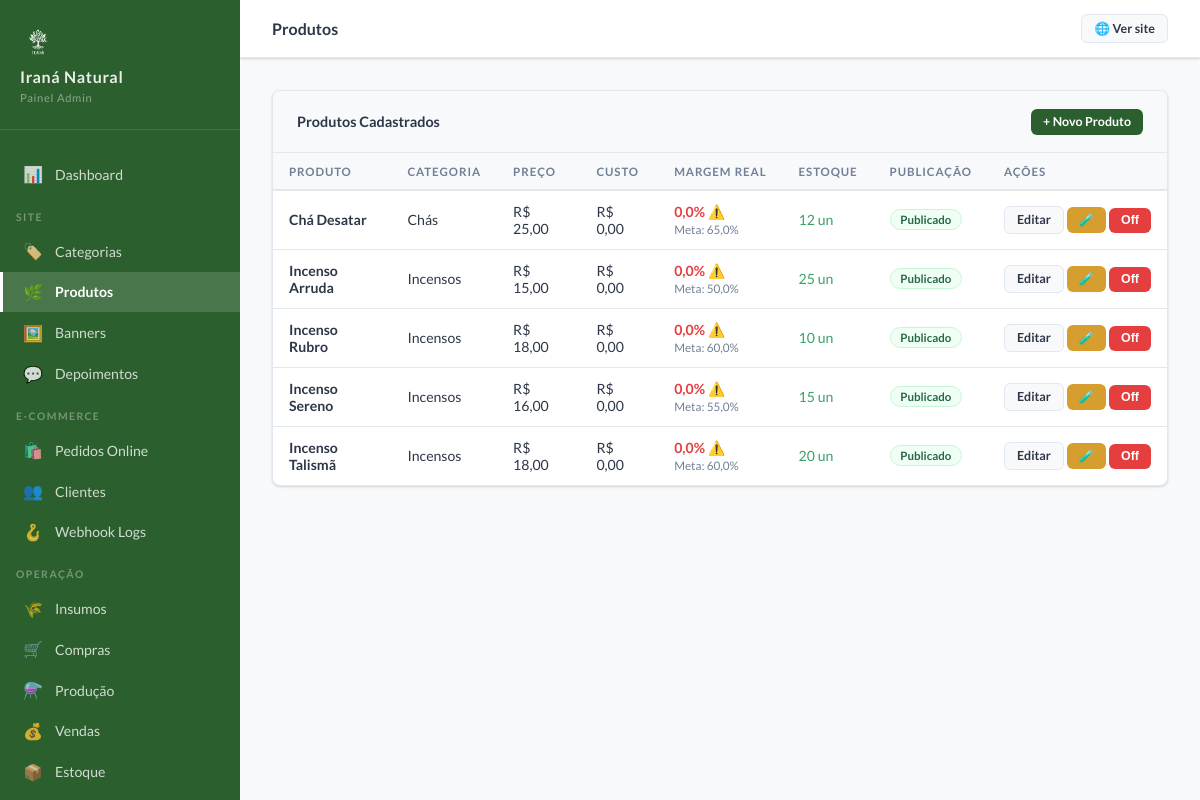
Screenshot of /admin/produtos (signed in) with the database file from the repository.
### tables this page shows
CREATE TABLE IF NOT EXISTS `produtos` (
  `id` int unsigned NOT NULL AUTO_INCREMENT,
  `categoria_id` int unsigned NOT NULL,
  `nome` varchar(150) NOT NULL,
  `slug` varchar(160) NOT NULL COMMENT 'URL amigável única',
  `sku` varchar(100) DEFAULT NULL COMMENT 'Código interno do produto (opcional)',
  `descricao_curta` text COMMENT 'Exibida em cards e listagens',
  `descricao_completa` text COMMENT 'Exibida na página do produto',
  `composicao` text COMMENT 'Lista de ingredientes/componentes',
  `modo_uso` text,
  `cuidados` text,
  `seo_titulo` varchar(70) DEFAULT NULL COMMENT 'Title tag para SEO (migration v1.1)',
  `seo_descricao` varchar(160) DEFAULT NULL COMMENT 'Meta description para SEO (migration v1.1)',
  `tags` text COMMENT 'Palavras-chave separadas por vírgula (migration v1.1)',
  `preco_venda` decimal(10,2) NOT NULL DEFAULT '0.00',
  `margem_desejada` decimal(5,2) NOT NULL DEFAULT '0.00' COMMENT 'Margem de lucro desejada em %',
  `custo_calculado` decimal(12,4) NOT NULL DEFAULT '0.0000' COMMENT 'Custo calculado via ficha técnica',
  `lucro_calculado` decimal(12,2) NOT NULL DEFAULT '0.00' COMMENT 'preco_venda - custo_calculado',
  `margem_real` decimal(5,2) NOT NULL DEFAULT '0.00' COMMENT 'Margem real em %',
  `estoque_atual` int NOT NULL DEFAULT '0',
  `estoque_minimo` int NOT NULL DEFAULT '0',
  `ativo` tinyint(1) NOT NULL DEFAULT '1',
  `criado_em` timestamp NOT NULL DEFAULT CURRENT_TIMESTAMP,
  `atualizado_em` timestamp NOT NULL DEFAULT CURRENT_TIMESTAMP ON UPDATE CURRENT_TIMESTAMP,
  PRIMARY KEY (`id`),
  UNIQUE KEY `uk_produtos_slug` (`slug`),
  UNIQUE KEY `uk_produtos_sku` (`sku`),
  KEY `idx_produtos_categoria` (`categoria_id`),
  KEY `idx_produtos_ativo` (`ativo`),
  KEY `idx_produtos_ativo_categoria` (`ativo`,`categoria_id`),
  CONSTRAINT `fk_produtos_categoria_id` FOREIGN KEY (`categoria_id`) REFERENCES `categorias` (`id`)
);

CREATE TABLE IF NOT EXISTS `categorias` (
  `id` int unsigned NOT NULL AUTO_INCREMENT,
  `nome` varchar(100) NOT NULL,
  `slug` varchar(110) NOT NULL COMMENT 'URL amigável, único',
  `descricao` text,
  `imagem` varchar(255) DEFAULT NULL COMMENT 'Caminho relativo em uploads/categorias/',
  `ativo` tinyint(1) NOT NULL DEFAULT '1',
  `ordem` smallint NOT NULL DEFAULT '0' COMMENT 'Ordem de exibição no site',
  `criado_em` timestamp NOT NULL DEFAULT CURRENT_TIMESTAMP,
  PRIMARY KEY (`id`),
  UNIQUE KEY `uk_categorias_slug` (`slug`),
  KEY `idx_categorias_ativo_ordem` (`ativo`,`ordem`)
);

### admin/Controllers/AdminController.php (called while the page is built, shortened)
<?php
abstract class AdminController
{
    protected function render(string $view, array $data = []): void
    {
        extract($data);
        $viewFile   = ROOT . "/admin/Views/{$view}.php";
        require $viewFile;
    }
}

### admin/Controllers/ProdutosAdminController.php (called while the page is built, shortened)
<?php
class ProdutosAdminController extends AdminController
{
    private Produto $model;
    public function __construct() { $this->model = new Produto(); }
    public function index(): void
    {
        $produtos = $this->model->allForAdmin();
        $this->render('produtos/index', compact('produtos', 'flash'));
    }
}

### app/Core/Database.php (called while the page is built, shortened)
<?php
class Database
{
    private static ?PDO $instance = null;
    public static function getInstance(): PDO
    {
        if (self::$instance === null) {
            try {
                $dsn = 'mysql:host=' . DB_HOST . ';dbname=' . DB_NAME . ';charset=' . DB_CHARSET;
                self::$instance = new PDO($dsn, DB_USER, DB_PASS, [
                    PDO::ATTR_ERRMODE            => PDO::ERRMODE_EXCEPTION,
                    PDO::ATTR_DEFAULT_FETCH_MODE => PDO::FETCH_ASSOC,
                    PDO::ATTR_EMULATE_PREPARES   => false,
                ]);
            } catch (PDOException $e) {
                die('Erro de conexão com o banco de dados: ' . $e->getMessage());
            }
        }
        return self::$instance;
    }
}

### app/Core/Model.php (called while the page is built, shortened)
<?php
abstract class Model
{
    protected PDO $db;
    public function __construct()
    {
        $this->db = Database::getInstance();
    }
    public function query(string $sql, array $params = []): array
    {
        $stmt = $this->db->prepare($sql);
        $stmt->execute($params);
        return $stmt->fetchAll();
    }
}

### app/Models/Produto.php (called while the page is built, shortened)
<?php
class Produto extends Model
{
    public function allForAdmin(): array
    {
        return $this->query(
            "SELECT p.*, c.nome as categoria_nome, c.slug as categoria_slug,
                    (SELECT caminho FROM imagens_produtos WHERE produto_id = p.id AND principal = 1 LIMIT 1) as imagem_principal
             FROM produtos p
             JOIN categorias c ON c.id = p.categoria_id
             ORDER BY p.ativo DESC, p.nome ASC"
        );
    }
}

### app/Core/Helper.php (called while the page is built, shortened)
<?php
class Helper
{
    public static function money(float $value): string
    {
        return 'R$ ' . number_format($value, 2, ',', '.');
    }
}

### admin/Views/produtos/index.php (the view, shortened to what this page needs)
<div class="adm-card">
    <div class="adm-card-header">
        <span class="adm-card-title">Produtos Cadastrados</span>
        <a href="/admin/produtos/novo" class="adm-btn adm-btn-primary adm-btn-sm">+ Novo Produto</a>
    </div>
    <div class="adm-table-wrap">
        <table class="adm-table">
            <thead>
                <tr><th>Produto</th><th>Categoria</th><th>Preço</th><th>Custo</th><th>Margem Real</th><th>Estoque</th><th>Publicação</th><th>Ações</th></tr>
            </thead>
            <tbody>
            <?php if (empty($produtos)): ?>
            <tr><td colspan="8" style="text-align:center;padding:2rem;color:#718096">Nenhum produto cadastrado.</td></tr>
            <?php else: ?>
            <?php foreach ($produtos as $p): ?>
            <?php
            $margemOk = (float)$p['margem_real'] >= (float)$p['margem_desejada'];
            $estBaixo = (int)$p['estoque_atual'] <= (int)$p['estoque_minimo'];
            $inativo  = !(int)$p['ativo'];
            ?>
            <tr style="<?= $inativo ? 'opacity:0.6' : '' ?>">
                <td>
                    <strong><?= htmlspecialchars($p['nome'], ENT_QUOTES, 'UTF-8') ?></strong>
                </td>
                <td><?= htmlspecialchars($p['categoria_nome'], ENT_QUOTES, 'UTF-8') ?></td>
                <td><?= Helper::money((float)$p['preco_venda']) ?></td>
                <td><?= Helper::money((float)$p['custo_calculado']) ?></td>
                <td>
                    <span style="color:<?= $margemOk ? '#38A169' : '#E53E3E' ?>;font-weight:700">
                        <?= number_format($p['margem_real'], 1, ',', '.') ?>%
                        <?= !$margemOk ? ' ⚠️' : '' ?>
                    </span>
                    <br><small style="color:#718096">Meta: <?= number_format($p['margem_desejada'], 1, ',', '.') ?>%</small>
                </td>
                <td class="<?= $estBaixo ? 'estoque-baixo' : 'estoque-ok' ?>">
                    <?= $p['estoque_atual'] ?> un
                </td>
                <td>
                    <?php if ($p['ativo']): ?>
                    <span class="adm-badge adm-badge-success">Publicado</span>
                    <?php else: ?>
                    <span class="adm-badge adm-badge-gray">Rascunho</span>
                    <?php endif; ?>
                </td>
                <td style="white-space:nowrap">
                    <a href="/admin/produtos/<?= $p['id'] ?>/editar" class="adm-btn adm-btn-secondary adm-btn-sm">Editar</a>
                    <a href="/admin/produtos/<?= $p['id'] ?>/ficha" class="adm-btn adm-btn-warning adm-btn-sm" title="Ficha Técnica">🧪</a>
                    <?php if ($p['ativo']): ?>
                    <form method="POST" action="/admin/produtos/<?= $p['id'] ?>/excluir" style="display:inline" onsubmit="return confirm('Despublicar este produto?')">
                        <button type="submit" class="adm-btn adm-btn-danger adm-btn-sm" title="Despublicar">Off</button>
                    </form>
                    <?php else: ?>
                    <a href="/admin/produtos/<?= $p['id'] ?>/editar" class="adm-btn adm-btn-secondary adm-btn-sm" title="Reativar via edição" style="background:#E2E8F0">On?</a>
                    <?php endif; ?>
                </td>
            </tr>
            <?php endforeach; ?>
            <?php endif; ?>
            </tbody>
        </table>
    </div>
</div>

### assets/css/admin.css (style rules this page uses)
:root { --adm-sidebar-w: 240px; --adm-verde: #2C5F2E; --adm-verde-hover: #3a7a3d; --adm-bege: #F5EFE3; --adm-branco: #FFFFFF; --adm-cinza-claro: #F8F9FA; --adm-cinza-borda: #E2E8F0; --adm-texto: #2D3748; --adm-texto-medio: #718096; --adm-sucesso: #38A169; --adm-erro: #E53E3E; --adm-aviso: #D69E2E; --adm-sombra: 0 1px 3px rgba(0,0,0,0.1), 0 1px 2px rgba(0,0,0,0.06); }
*, *::before, *::after { box-sizing: border-box; margin: 0; padding: 0; }
body { font-family: 'Lato', sans-serif; font-size: 14px; color: var(--adm-texto); background: var(--adm-cinza-claro); }
.adm-card { background: var(--adm-branco); border-radius: 8px; box-shadow: var(--adm-sombra); border: 1px solid var(--adm-cinza-borda); margin-bottom: 1.5rem; overflow: hidden; }
.adm-card-header { padding: 1.1rem 1.5rem; border-bottom: 1px solid var(--adm-cinza-borda); display: flex; align-items: center; justify-content: space-between; background: var(--adm-cinza-claro); }
.adm-card-title { font-size: 0.9rem; font-weight: 700; color: var(--adm-texto); }
.adm-table-wrap { overflow-x: auto; }
.adm-table { width: 100%; border-collapse: collapse; font-size: 0.88rem; }
.adm-table th { background: var(--adm-cinza-claro); padding: 0.7rem 1rem; text-align: left; font-size: 0.72rem; font-weight: 700; text-transform: uppercase; letter-spacing: 0.08em; color: var(--adm-texto-medio); border-bottom: 2px solid var(--adm-cinza-borda); white-space: nowrap; }
.adm-table td { padding: 0.75rem 1rem; border-bottom: 1px solid var(--adm-cinza-borda); vertical-align: middle; }
.adm-table tr:last-child td { border-bottom: none; }
.adm-btn { display: inline-flex; align-items: center; gap: 0.4rem; padding: 0.5rem 1.1rem; border-radius: 6px; font-size: 0.82rem; font-weight: 700; cursor: pointer; border: none; text-decoration: none; transition: all 0.2s; white-space: nowrap; }
.adm-btn-primary { background: var(--adm-verde); color: white; }
.adm-btn-secondary { background: var(--adm-cinza-claro); color: var(--adm-texto); border: 1px solid var(--adm-cinza-borda); }
.adm-btn-danger { background: var(--adm-erro); color: white; }
.adm-btn-warning { background: var(--adm-aviso); color: white; }
.adm-btn-sm { padding: 0.35rem 0.75rem; font-size: 0.78rem; }
.adm-badge { display: inline-flex; align-items: center; padding: 0.2rem 0.6rem; border-radius: 20px; font-size: 0.72rem; font-weight: 700; }
.adm-badge-success { background: #F0FFF4; color: #276749; border: 1px solid #C6F6D5; }
.estoque-ok { color: var(--adm-sucesso); }

### rows the page displays
produtos: nome "Chá Desatar", categoria.nome "Chás", preco_venda "R$ 25,00", custo_calculado "R$ 0,00", margem_real "0,0", margem_desejada "65,0", estoque_atual "12", ativo "Publicado"
produtos: nome "Incenso Arruda", categoria.nome "Incensos", preco_venda "R$ 15,00", custo_calculado "R$ 0,00", margem_real "0,0", margem_desejada "50,0", estoque_atual "25", ativo "Publicado"
produtos: nome "Incenso Rubro", categoria.nome "Incensos", preco_venda "R$ 18,00", custo_calculado "R$ 0,00", margem_real "0,0", margem_desejada "60,0", estoque_atual "10", ativo "Publicado"
produtos: nome "Incenso Sereno", categoria.nome "Incensos", preco_venda "R$ 16,00", custo_calculado "R$ 0,00", margem_real "0,0", margem_desejada "55,0", estoque_atual "15", ativo "Publicado"
produtos: nome "Incenso Talismã", categoria.nome "Incensos", preco_venda "R$ 18,00", custo_calculado "R$ 0,00", margem_real "0,0", margem_desejada "60,0", estoque_atual "20", ativo "Publicado"

### other values shown
APP_NAME "Iraná Natural"
$pageTitle "Produtos"
